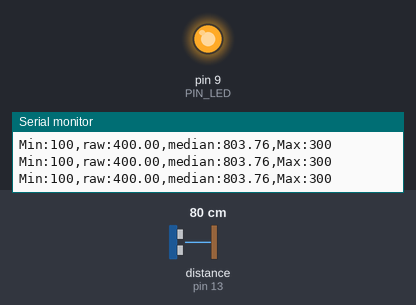
Bench run of a sketch on a simulated Arduino Uno, built with avr-gcc and run on an emulated ATmega328P. Parts: output pins drawn as LEDs (lit = HIGH), the last lines printed to the serial monitor. Wiring (inferred from the names in the program): ultrasonic range finder: trigger pin 12; echo pin 13. Inputs (shaded band) come from the test bench; at power-on: distance to the obstacle (sensor on pin 13) 80 cm. The echo pulse lasts 58.3 µs per cm; pins used as bus, display or sensor lines are not drawn.

Above: at 1.2 s.
1.3 s: distance to the obstacle (sensor on pin 13) set to 18 cm
At 1.8 s:
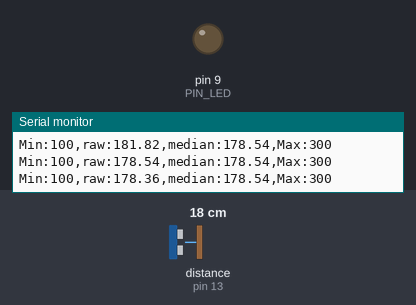
2.8 s: distance to the obstacle (sensor on pin 13) set to 2 cm
At 4.1 s:
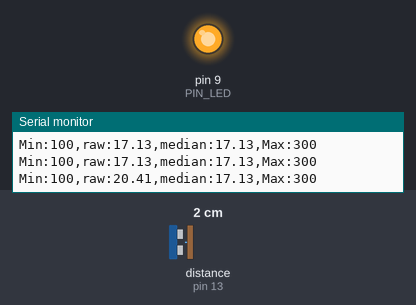
Timing chart, 0 to 5.8 s (numbered marks = the images above; inputs shaded):
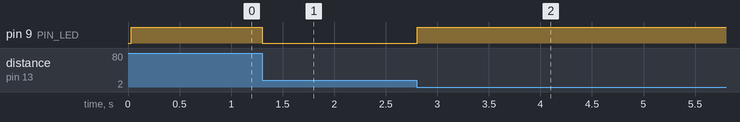

Measured:
- after the input at 1.3 s, pin 9 (PIN_LED): HIGH → LOW at once
- after the input at 2.8 s, pin 9 (PIN_LED): LOW → HIGH at once

The sketch:

09_example_1.ino
```cpp
// Arduino pin assignment
#define PIN_LED  9
#define PIN_TRIG 12
#define PIN_ECHO 13

// configurable parameters
#define SND_VEL 346.0     // sound velocity at 24 celsius degree (unit: m/sec)
#define INTERVAL 25       // sampling interval (unit: msec)
#define PULSE_DURATION 10 // ultra-sound Pulse Duration (unit: usec)
#define _DIST_MIN 100     // minimum distance to be measured (unit: mm)
#define _DIST_MAX 300     // maximum distance to be measured (unit: mm)

#define TIMEOUT ((INTERVAL / 2) * 1000.0) // maximum echo waiting time (unit: usec)
#define SCALE (0.001 * 0.5 * SND_VEL)     // coefficent to convert duration to distance

#define _EMA_ALPHA 0.5    // EMA weight of new sample (range: 0 to 1)
                          // Setting EMA to 1 effectively disables EMA filter.
#define NUM_SAMPLES 30
// global variables
unsigned long last_sampling_time;   // unit: msec
float samples[NUM_SAMPLES];
int index = 0;
bool filled = false;

float medianFilter(){
  if (!filled && index < 2 ) return samples[0]; // 샘플이 충분히 쌓이지 않았다면 첫 샘플 반환
  int count = filled ? NUM_SAMPLES : index; // 버퍼가 찼는지 여부에 따라 샘플 개수 설정
  float temp[NUM_SAMPLES]; // 정렬용 임시 배열 생성

  for (int i = 0; i < count; i++) temp[i] = samples[i]; // 원본 샘플 복사

  for (int i = 0; i < count; i++){
    float key = temp[i];  // 현재 비교할 값
    int j = i -1;   // 이전 인덱스부터 비교 시작
    while (j >= 0 && temp[j]>key) {   // 앞쪽 값이 더 크면 한 칸씩 뒤로 밀기
      temp[j+1] = temp[j];
      j--;
    }
    temp[j+1] = key;  // 올바른 위치에 key 삽입
  }
  return temp[count/2];   //중위수 반환
}

void setup() {
  // initialize GPIO pins
  pinMode(PIN_LED,OUTPUT);
  pinMode(PIN_TRIG,OUTPUT);
  pinMode(PIN_ECHO,INPUT);
  digitalWrite(PIN_TRIG, LOW);

  // initialize serial port
  Serial.begin(57600);
}

void loop() {


  if (millis() < last_sampling_time + INTERVAL)
    return;

  // get a distance reading from the USS
  float dist_raw = USS_measure(PIN_TRIG,PIN_ECHO);

  if (dist_raw > 0 && dist_raw < 4000) {    // 유효 범위의 측정값만 저장
    samples[index++] = dist_raw;
    if (index >= NUM_SAMPLES){    //버퍼가 가득 차면
      index = 0;    // 인덱스 초기화
      filled = true;    // 버퍼 상태 갱신
    }
  }

  float dist_median = medianFilter();   // 중위수 계산 함수 호출

  // output the distance to the serial port
  Serial.print("Min:");   Serial.print(_DIST_MIN);
  Serial.print(",raw:"); Serial.print(min(dist_raw, _DIST_MAX + 100));
  Serial.print(",median:"); Serial.print(dist_median);
  Serial.print(",Max:");  Serial.print(_DIST_MAX);
  Serial.println("");

  // do something here
  if ((dist_raw < _DIST_MIN) || (dist_raw > _DIST_MAX))
    digitalWrite(PIN_LED, 1);       // LED OFF
  else
    digitalWrite(PIN_LED, 0);       // LED ON

  // update last sampling time
  last_sampling_time += INTERVAL;   // 다음 샘플링 갱신
}

// get a distance reading from USS. return value is in millimeter.
float USS_measure(int TRIG, int ECHO)
{
  digitalWrite(TRIG, HIGH);
  delayMicroseconds(PULSE_DURATION);
  digitalWrite(TRIG, LOW);

  return pulseIn(ECHO, HIGH, TIMEOUT) * SCALE; // unit: mm

  // Pulse duration to distance conversion example (target distance = 17.3m)
  // - pulseIn(ECHO, HIGH, timeout) returns microseconds (음파의 왕복 시간)
  // - 편도 거리 = (pulseIn() / 1,000,000) * SND_VEL / 2 (미터 단위)
  //   mm 단위로 하려면 * 1,000이 필요 ==>  SCALE = 0.001 * 0.5 * SND_VEL
  //
  // - 예, pusseIn()이 100,000 이면 (= 0.1초, 왕복 거리 34.6m)
  //        = 100,000 micro*sec * 0.001 milli/micro * 0.5 * 346 meter/sec
  //        = 100,000 * 0.001 * 0.5 * 346
  //        = 17,300 mm  ==> 17.3m
}
```
